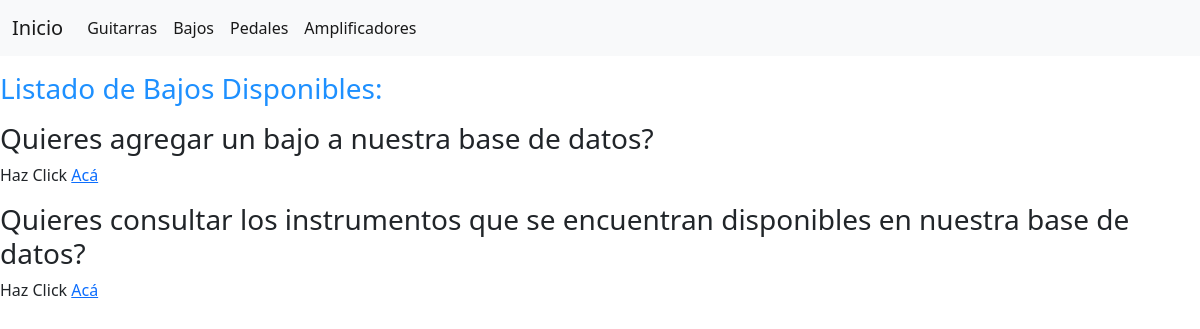
The page /bajos on the database as committed earlier.
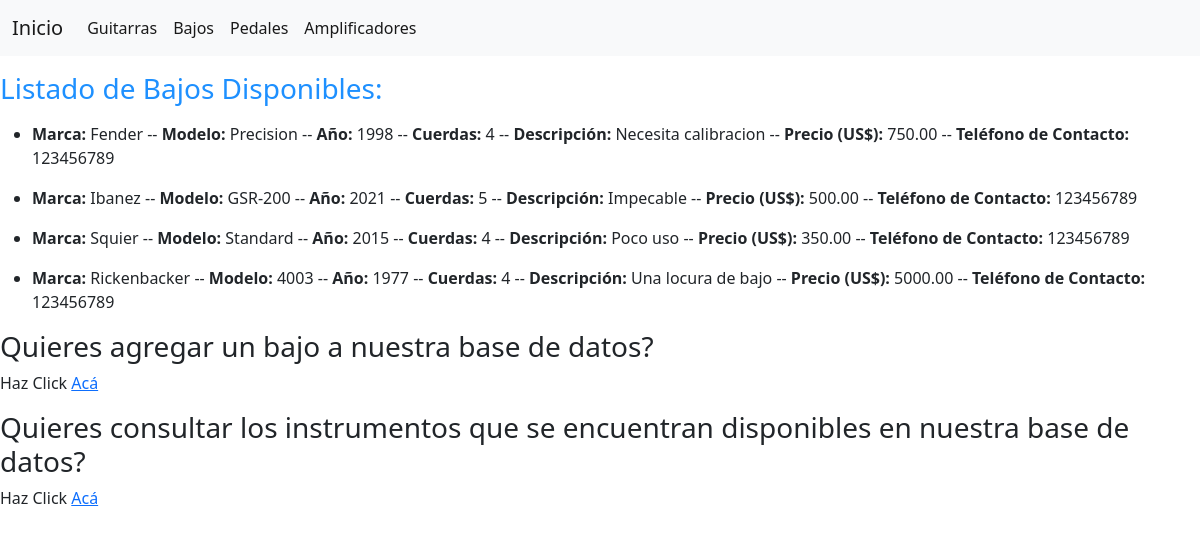
The same page on the database as committed later.
### AppVPIMs/models.py (models this page shows)
class Bajo(models.Model):
    marca = models.CharField(max_length=40)
    modelo = models.CharField(max_length=40)
    anio = models.IntegerField(default=0)
    cuerdas = models.IntegerField()
    descripcion = models.CharField(max_length=200, default="")
    precio = models.DecimalField(max_digits=10, decimal_places=2)
    telefono_contacto = models.IntegerField()

### AppVPIMs/views.py (the view)
# urls.py: path('bajos', views.bajos, name="bajos"),
def bajos(request):
    bajos = Bajo.objects.all()
    return render(request, "AppVPIMs/bajos.html", {'bajos':bajos})

### AppVPIMs/templates/AppVPIMs/bajos.html
{% extends 'AppVPIMs/inicio.html' %}
{% block content %}
<p>
    <h3 style="color:dodgerblue">Listado de Bajos Disponibles:</h3>
</p>
    {% for bajo in bajos %}
    <ul>
        <li>
    <b>Marca:</b> {{bajo.marca}} --
    <b>Modelo:</b> {{bajo.modelo}} --
    <b>Año:</b> {{bajo.anio}} --
    <b>Cuerdas:</b> {{bajo.cuerdas}} --
    <b>Descripción:</b> {{bajo.descripcion}} --
    <b>Precio (US$):</b> {{bajo.precio}} --
    <b>Teléfono de Contacto:</b> {{bajo.telefono_contacto}}
        </li>
    </ul>
    {% endfor %}
<p>
<h3>Quieres agregar un bajo a nuestra base de datos?</h3> Haz Click <a href="{% url 'bajoFormulario' %}">Acá</a>
</p>
{% endblock %}

Rows that differ between the two databases and show on the page:
added Bajo: marca "Fender", modelo "Precision", anio "1998", cuerdas "4", descripcion "Necesita calibracion", precio "750.00", telefono_contacto "123456789"
added Bajo: marca "Ibanez", modelo "GSR-200", anio "2021", cuerdas "5", descripcion "Impecable", precio "500.00", telefono_contacto "123456789"
added Bajo: marca "Squier", modelo "Standard", anio "2015", cuerdas "4", descripcion "Poco uso", precio "350.00", telefono_contacto "123456789"
added Bajo: marca "Rickenbacker", modelo "4003", anio "1977", cuerdas "4", descripcion "Una locura de bajo", precio "5000.00", telefono_contacto "123456789"
